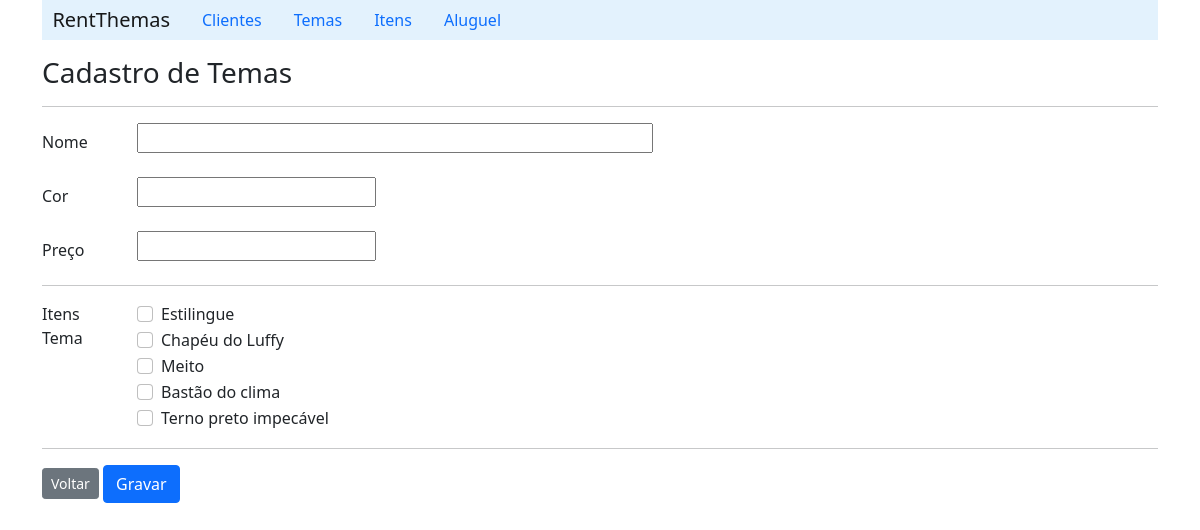
The page /formTheme/ on the database as committed earlier.
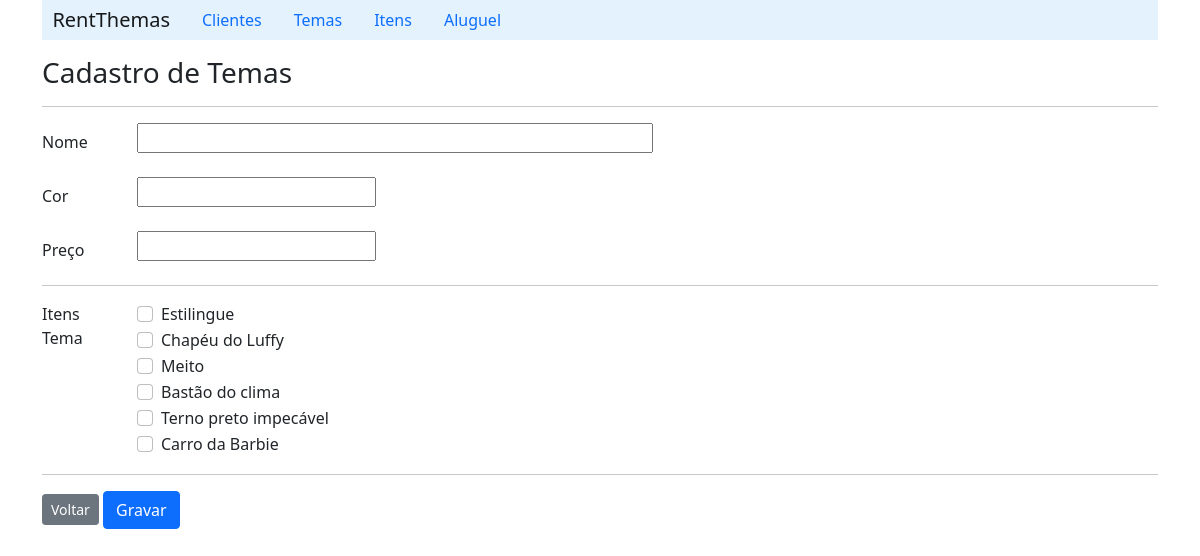
The same page on the database as committed later.
### aluguel/models.py (models this page shows, shortened)
class Item(models.Model):
    name = models.CharField(max_length=30, blank=False)
    description = models.CharField(max_length=200)

### aluguel/views.py (the view)
# urls.py: path('formTheme/', ThemeViews.formTheme),
    def formTheme(request):
        list_item = Item.objects.all()
        return render(request, 'theme/formTheme.html', {'list_item':list_item})

### aluguel/templates/theme/formTheme.html (shortened to what this page needs)
{% extends "index.html" %}
{% block content %}
    <h3>Cadastro de Temas</h3>
    <hr>
        <form action="/saveTheme/" method="post">
            <div class="row mb-3">
                <label class="col-sm-1 col-form-label" for="name">Nome</label>
                <div class="col-sm-11">
                    <input id="name" type="text" size="50" name="name">
                </div>
            </div>
            <div class="row mb-3">
                <label class="col-sm-1 col-form-label" for="">Cor</label>
                <div class="col-sm-11">
                    <input type="text" size="20" name="color">
                </div>
            </div>
            <div class="row mb-3">
                <label class="col-sm-1 col-form-label" for="">Preço</label>
                <div class="col-sm-11">
                    <input type="text" size="20" name="price">
                </div>
            </div>
            <hr>
            <fieldset class="row mb-3">
                <legend class="col-form-label col-sm-1 pt-0">Itens Tema</legend>
                <div class="col-sm-11">
                    {% for item in list_item %}
                        {% if item%}
                            <div class="form-check">
                                <input id="{{item.id}}" class="form-check-input" type="checkbox" name="item" value="{{item.id}}">
                                <label for="{{item.id}}">{{item.name}}</label>
                            </div>
                        {% endif%}
                    {% endfor %}
                </div>
            </fieldset>
            <hr>
            <a class="btn btn-secondary btn-sm" href="/listTheme">Voltar</a>
            <input class="btn btn-primary" type="submit" value="Gravar">
        </form>
{% endblock %}

Rows that differ between the two databases and show on the page:
added Item: name "Carro da Barbie"
